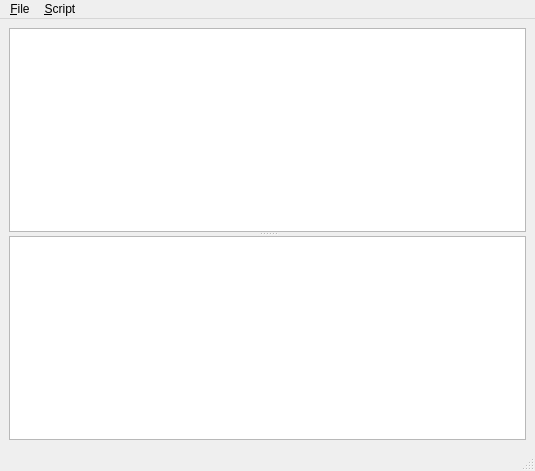
<?xml version="1.0" encoding="UTF-8"?>
<ui version="4.0">
 <class>PythonConsole</class>
 <widget class="QMainWindow" name="PythonConsole">
  <property name="geometry">
   <rect>
    <x>0</x>
    <y>0</y>
    <width>535</width>
    <height>471</height>
   </rect>
  </property>
  <property name="windowTitle">
   <string>Script Console</string>
  </property>
  <widget class="QWidget" name="centralwidget">
   <layout class="QGridLayout">
    <property name="leftMargin">
     <number>9</number>
    </property>
    <property name="topMargin">
     <number>9</number>
    </property>
    <property name="rightMargin">
     <number>9</number>
    </property>
    <property name="bottomMargin">
     <number>9</number>
    </property>
    <property name="horizontalSpacing">
     <number>6</number>
    </property>
    <property name="verticalSpacing">
     <number>6</number>
    </property>
    <item row="0" column="0">
     <widget class="QSplitter" name="splitter">
      <property name="orientation">
       <enum>Qt::Vertical</enum>
      </property>
      <widget class="QTextEdit" name="commandEdit">
       <property name="lineWrapMode">
        <enum>QTextEdit::NoWrap</enum>
       </property>
      </widget>
      <widget class="QTextEdit" name="outputEdit">
       <property name="lineWrapMode">
        <enum>QTextEdit::NoWrap</enum>
       </property>
       <property name="readOnly">
        <bool>true</bool>
       </property>
       <property name="acceptRichText">
        <bool>false</bool>
       </property>
      </widget>
     </widget>
    </item>
   </layout>
  </widget>
  <widget class="QMenuBar" name="menubar">
   <property name="geometry">
    <rect>
     <x>0</x>
     <y>0</y>
     <width>535</width>
     <height>22</height>
    </rect>
   </property>
   <widget class="QMenu" name="menu_File">
    <property name="title">
     <string>&amp;File</string>
    </property>
    <addaction name="action_Open"/>
    <addaction name="action_Save"/>
    <addaction name="actionSave_As"/>
    <addaction name="separator"/>
    <addaction name="action_Exit"/>
   </widget>
   <widget class="QMenu" name="menu_Script">
    <property name="title">
     <string>&amp;Script</string>
    </property>
    <addaction name="action_Run"/>
    <addaction name="actionRun_As_Console"/>
    <addaction name="action_Save_Output"/>
   </widget>
   <addaction name="menu_File"/>
   <addaction name="menu_Script"/>
  </widget>
  <widget class="QStatusBar" name="statusbar"/>
  <action name="action_Open">
   <property name="text">
    <string>&amp;Open...</string>
   </property>
  </action>
  <action name="action_Save">
   <property name="text">
    <string>&amp;Save</string>
   </property>
  </action>
  <action name="actionSave_As">
   <property name="text">
    <string>Save &amp;As...</string>
   </property>
  </action>
  <action name="action_Exit">
   <property name="text">
    <string>&amp;Quit</string>
   </property>
  </action>
  <action name="action_Run">
   <property name="text">
    <string>&amp;Run</string>
   </property>
  </action>
  <action name="actionRun_As_Console">
   <property name="text">
    <string>Run As &amp;Console</string>
   </property>
  </action>
  <action name="action_Save_Output">
   <property name="text">
    <string>&amp;Save Output...</string>
   </property>
  </action>
 </widget>
 <resources/>
 <connections/>
</ui>
